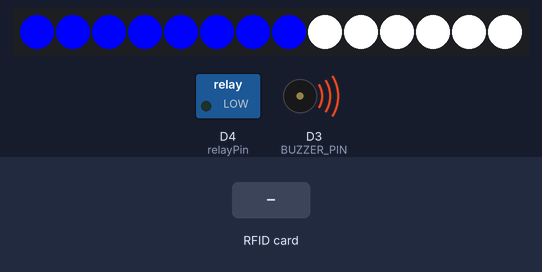
The sketch below on a simulated ESP8266 (NodeMCU). Shown: 14 RGB LEDs in strip order, left to right, switched loads named in the sketch (green lamp = pin HIGH), buzzer (waves = sounding, pin HIGH). The test bench sets the inputs (shaded band). WiFi joins after 1.5 s; servers stay silent unless stated; uploads are accepted with an empty reply; EEPROM starts erased; what the sketch prints to the serial monitor is not drawn.

Above: at 2.9 s.
3.0 s: RFID card 5E 7A 19 C4 held to the reader
At 3.3 s:
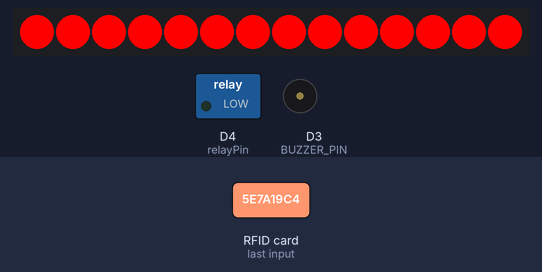
At 4.13 s:
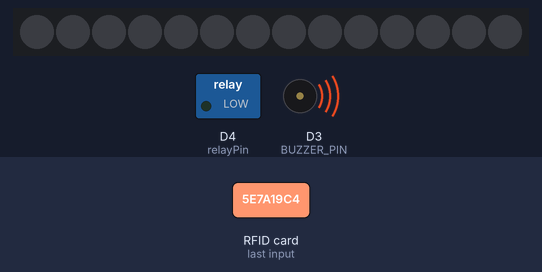
Timing chart, 0 to 6.0 s (numbered marks = the images above; inputs shaded):
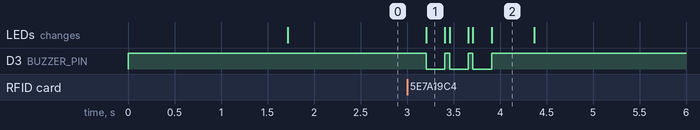

The sketch:

final.ino
```cpp
#include <PN532_SPI.h>
#include <PN532.h>
#include <SPI.h>
#include <ESP8266WiFi.h>
#include <ESP8266HTTPClient.h>
#include <Adafruit_NeoPixel.h>
#include <ESP8266WebServer.h>
#include <espnow.h>

#include <WiFiManager.h>
#include <LittleFS.h>
#include <EEPROM.h>

// Define Chip Select (CS) pins for NFC Readers
#define CS_PIN_1 D0  // Chip Select for NFC Reader 1 (IN)
#define CS_PIN_2 D1  // Chip Select for NFC Reader 2 (OUT)
#define LED_COUNT 14

// Define Buzzer Pin
#define BUZZER_PIN D3  // GPIO pin connected to the buzzer (MH-FMD)
#define PIN D2           // Led
Adafruit_NeoPixel pixels(14, PIN, NEO_GRB + NEO_KHZ800);
#define relayPin D4

WiFiManager wifiManager;
char serverIP[40] ; // Set a default value
WiFiManagerParameter custom_server_ip("server", "Server IP Address", serverIP, 40);
String serverUrl = "";  // Declare as empty global

// Function to save the server IP to EEPROM
void saveServerIP(const char* ip) {
  EEPROM.begin(512);
  for (int i = 0; i < 40; ++i) {
    EEPROM.write(i, ip[i]);
    if (ip[i] == '\0') break; // Stop at the null terminator
  }
  EEPROM.commit();
  Serial.println("Server IP saved to EEPROM.");
}

// Function to load the server IP from EEPROM
void loadServerIP() {
  EEPROM.begin(512);
  for (int i = 0; i < 40; ++i) {
    serverIP[i] = EEPROM.read(i);
  }
  if (strlen(serverIP) == 0) {
    strcpy(serverIP, "192.168.1.100"); // Set default only if EEPROM is empty
  }
  Serial.print("Loaded Server IP from EEPROM: ");
  Serial.println(serverIP);
}

PN532_SPI pn532spi_1(SPI, CS_PIN_1);
PN532 nfc_1(pn532spi_1);
PN532_SPI pn532spi_2(SPI, CS_PIN_2);
PN532 nfc_2(pn532spi_2);


WiFiClient wifiClient;  // Create a WiFiClient object
ESP8266WebServer server(80);


void setup() {
  pinMode(relayPin, OUTPUT);
  digitalWrite(relayPin, LOW);  // Initialize relay as off

  pinMode(LED_BUILTIN, OUTPUT);  // Set built-in LED as an output

  Serial.begin(115200);
  SPI.begin();
  pixels.begin();        // Initialize the NeoPixel strip
  pixels.show();         // Turn off all pixels initially
  pinMode(BUZZER_PIN, OUTPUT);
  digitalWrite(BUZZER_PIN, HIGH);  // Turn buzzer off initially

  // Initialize NFC Reader 1 (IN)
  nfc_1.begin();
/*
  uint32_t versiondata_1 = nfc_1.getFirmwareVersion();
  if (!versiondata_1) {
    Serial.println("Didn't find NFC Reader 1 (IN)");
    while (1);
  }
*/
  nfc_1.SAMConfig();

  // Initialize NFC Reader 2 (OUT)
  nfc_2.begin();

  uint32_t versiondata_2 = nfc_2.getFirmwareVersion();
/*
  if (!versiondata_2) {
    Serial.println("Didn't find NFC Reader 2 (OUT)");
    while (1);
  }
*/
  nfc_2.SAMConfig();

  loadServerIP();
  WiFiManagerParameter custom_server_ip("server", "Server IP Address", serverIP, 40);
  wifiManager.addParameter(&custom_server_ip);


  if (!wifiManager.autoConnect("ESP_ConfigAP", "password")) {
    Serial.println("Failed to connect. Restarting...");
    runningLight(128, 0, 128, 50);  // Show running light until WiFi connects
    delay(3000);
    ESP.restart();
  }
  while (WiFi.status() != WL_CONNECTED) {
    runningLight(128, 0, 128, 50);  // Show running light until WiFi connects
    Serial.println("Connecting to WiFi...");
  }
  Serial.println("Connected to WiFi");

  // Get the server IP from the WiFiManager portal
  const char* newServerIP = custom_server_ip.getValue();
  Serial.print("Server IP from Portal: ");
  Serial.println(newServerIP);

  // Save the server IP to EEPROM only if it has changed and not empty
  if (strlen(newServerIP) > 0 && strcmp(newServerIP, serverIP) != 0) {
    strcpy(serverIP, newServerIP);
    saveServerIP(serverIP);
  }

  serverUrl = "http://" + String(serverIP) + ":5000/";
  Serial.print("Final server URL: ");
  Serial.println(serverUrl);

  server.on("/relay", HTTP_POST, handleRelay);
  server.begin();
  sendIP();
}

void loop() {
    server.handleClient();
    LED();
    checkRelayTimeout();

    // Fully disable both readers before enabling the required one
    digitalWrite(CS_PIN_1, HIGH);
    digitalWrite(CS_PIN_2, HIGH);

    digitalWrite(CS_PIN_1, LOW);  // Select Reader 1
    delay(5); // Small delay to allow SPI stabilization
    handleNFCReader(nfc_1, "IN");  // IN reader (Door 1)
    digitalWrite(CS_PIN_1, HIGH);  // Fully disable Reader 1
    // checkAndReinitializeNFC(nfc_1, "IN");
    delay(100); // Small buffer time between switching readers

    digitalWrite(CS_PIN_2, LOW);  // Select Reader 2
    delay(5);  // Allow time for SPI stabilization
    handleNFCReader(nfc_2, "OUT");  // OUT reader (Door 2)
    digitalWrite(CS_PIN_2, HIGH);  // Fully disable Reader 2
    // checkAndReinitializeNFC(nfc_2, "OUT");
    delay(100);
}


void sendIP(){
  String IP = WiFi.localIP().toString();
  String MacAdd = WiFi.macAddress();
  const String serverUrl1 = "http://192.168.80.91:5000/setup";
  if (WiFi.status() == WL_CONNECTED) {
      HTTPClient http;
      http.begin(wifiClient, serverUrl+"/setup");
      http.addHeader("Content-Type", "application/x-www-form-urlencoded");
      //http.POST(IP);
      String payload = "type=setup&relay_ip=" + IP + "&door=1 " + "&MacAdd=" + MacAdd ;   // Include type parameter
      Serial.println(payload);
      int httpResponseCode = http.POST(payload);
  }
}

void runningLight(uint8_t red, uint8_t green, uint8_t blue, int wait) {
  for (int i = 4; i < LED_COUNT; i++) {
    pixels.clear();
    pixels.setPixelColor(i, pixels.Color(red, green, blue));
    pixels.show();
    delay(100);
    if (WiFi.status() == WL_CONNECTED){
      break;
    }
  }
}


void handleRelay() {
  digitalWrite(relayPin, HIGH);
  if (server.hasArg("plain")) {
    String command = server.arg("plain");
    if (command == "{\"command\":\"open\"}") {
      digitalWrite(relayPin, HIGH);   // Activate relay
      //delay(5000);
      grantAccessBuzzer();
      for (int j = 0; j < 7; j++) {
            pixels.setPixelColor(j, pixels.Color(0, 255, 0)); // Green color
      }
      unsigned long relayStartTime = millis();
      while (millis() - relayStartTime < 5000) {
                loop();  // Call loop to keep NFC scanning
                server.send(200, "application/json", "{\"status\":\"Relay Opened\"}");
            }
      digitalWrite(relayPin, LOW);  // Deactivate relay
    } else {
      server.send(400, "application/json", "{\"status\":\"Invalid Command\"}");
    }
  }
}

void checkAndReinitializeNFC(PN532& nfc, String readerName) {
  uint32_t versiondata = nfc.getFirmwareVersion(); // Check if NFC is still responding
  if (!versiondata) {
      SPI.begin();
      nfc_1.begin();
      nfc_2.begin();
      nfc_1.SAMConfig();
      nfc_2.SAMConfig();
  }
}


unsigned long relayStartTime = 0;
bool relayActive = false;

void checkRelayTimeout() {
    if (relayActive && millis() - relayStartTime >= 4000) {
        digitalWrite(relayPin, LOW);  // Turn OFF relay after 5 seconds
        relayActive = false;
    }
}


// Function to handle NFC reader input and send data to server
void handleNFCReader(PN532& nfc, String readerType) {
   nfc.SAMConfig();
  uint8_t uid[] = { 0, 0, 0, 0, 0, 0, 0 };
  uint8_t uidLength;

  // Set the door variable based on which reader is being used
  String door = "1";  // Make sure to change this

  if (nfc.readPassiveTargetID(PN532_MIFARE_ISO14443A, uid, &uidLength, 200)) {
    String uidString = getUIDString(uid, uidLength);
    Serial.print("Card UID from NFC Reader ");
    Serial.print(readerType);
    Serial.print(" (Door ");
    Serial.print(door);
    Serial.print("): ");
    Serial.println(uidString);

    if (WiFi.status() == WL_CONNECTED) {
      HTTPClient http;
      http.begin(wifiClient, serverUrl+"/data");
      http.addHeader("Content-Type", "application/x-www-form-urlencoded");

      // Send both type and door in postData
      String postData = "uid=" + uidString + "&type=" + readerType + "&door=" + door;
      int httpResponseCode = http.POST(postData);

      if (httpResponseCode > 0) {
        String response = http.getString();
        Serial.println("Response from server:");
        Serial.println(response);

        if (response.indexOf("Access Granted") >= 0) {

            digitalWrite(relayPin, HIGH);   // Activate relay
            for (int j = 0; j < 7; j++) {
            pixels.setPixelColor(j, pixels.Color(0, 255, 0)); // Green color
          }
            pixels.show();
            grantAccessBuzzer();
            relayStartTime = millis();
            relayActive = true;
        } else {
            for (int i = 0; i < 13; i++) {
            pixels.setPixelColor(i, pixels.Color( 255, 0, 0)); // Red color
          }
          pixels.show();
          denyAccessBuzzer();
        }
      } else {
        Serial.print("Error on sending POST: ");
        for (int i = 0; i < 13; i++) {
          pixels.setPixelColor(i, pixels.Color( 255, 255, 0)); // Yellow color
        }
        pixels.show();
        Serial.println(httpResponseCode);
        delay(200);
      }
      http.end();
    } else {
      Serial.println("WiFi not connected");
    }
  }
}


// Function to beep once long for access granted
void grantAccessBuzzer() {
  digitalWrite(BUZZER_PIN, LOW);  // Activate buzzer
  delay(100);  // Long beep for 1 second

  digitalWrite(BUZZER_PIN, HIGH);  // Deactivate buzzer
  for (int j = 0; j < 14; j++) {
    pixels.setPixelColor(j, pixels.Color(0, 255, 0)); // Green color
  }
  pixels.show();

  delay(1000);  // Keep green for 1 second

  LED();  // Reset LEDs back to normal state
}

// Function to beep twice short for access denied
// Function to beep twice short for access denied and blink red light
void denyAccessBuzzer() {
  for (int i = 0; i < 3; i++) {
    // Set all LEDs to red
    for (int j = 0; j < 14; j++) {
      pixels.setPixelColor(j, pixels.Color(255, 0, 0)); // Red color
    }
    pixels.show();
    digitalWrite(BUZZER_PIN, LOW);  // Activate buzzer
    delay(200);  // Short beep for 0.2 seconds

    // Turn off LEDs
    for (int j = 0; j < 14; j++) {
      pixels.setPixelColor(j, pixels.Color(0, 0, 0)); // Turn off
    }
    pixels.show();
    digitalWrite(BUZZER_PIN, HIGH);  // Deactivate buzzer
    delay(50);  // Short pause between beeps and blinks
  }
}


// Function to get the UID as a plain hex string
String getUIDString(uint8_t* uid, uint8_t uidSize) {
  String uidString = "";
  for (uint8_t i = 0; i < uidSize; i++) {
    if (uid[i] < 0x10) uidString += "0";
    uidString += String(uid[i], HEX);
  }
  uidString.toUpperCase();
  return uidString;
}

void LED() {
  for (int i = 0; i < 8; i++) {
    pixels.setPixelColor(i, pixels.Color(0, 0, 255)); // blue color
  }
  for (int j = 8; j < 14; j++) {
    pixels.setPixelColor(j, pixels.Color(255, 255, 255)); // white color
  }
  pixels.show();
}
```

Measured:
- after the input at 3.0 s, D3 (BUZZER_PIN): alternates HIGH for 0.05 s and LOW for 0.20 s, 6 changes in all, then stays HIGH, starting after 0.21 s; the LEDs: change after 0.21 s (image 1)
- what the display in image 2 shows lasts 0.5 s, from 3.9 s to 4.4 s
